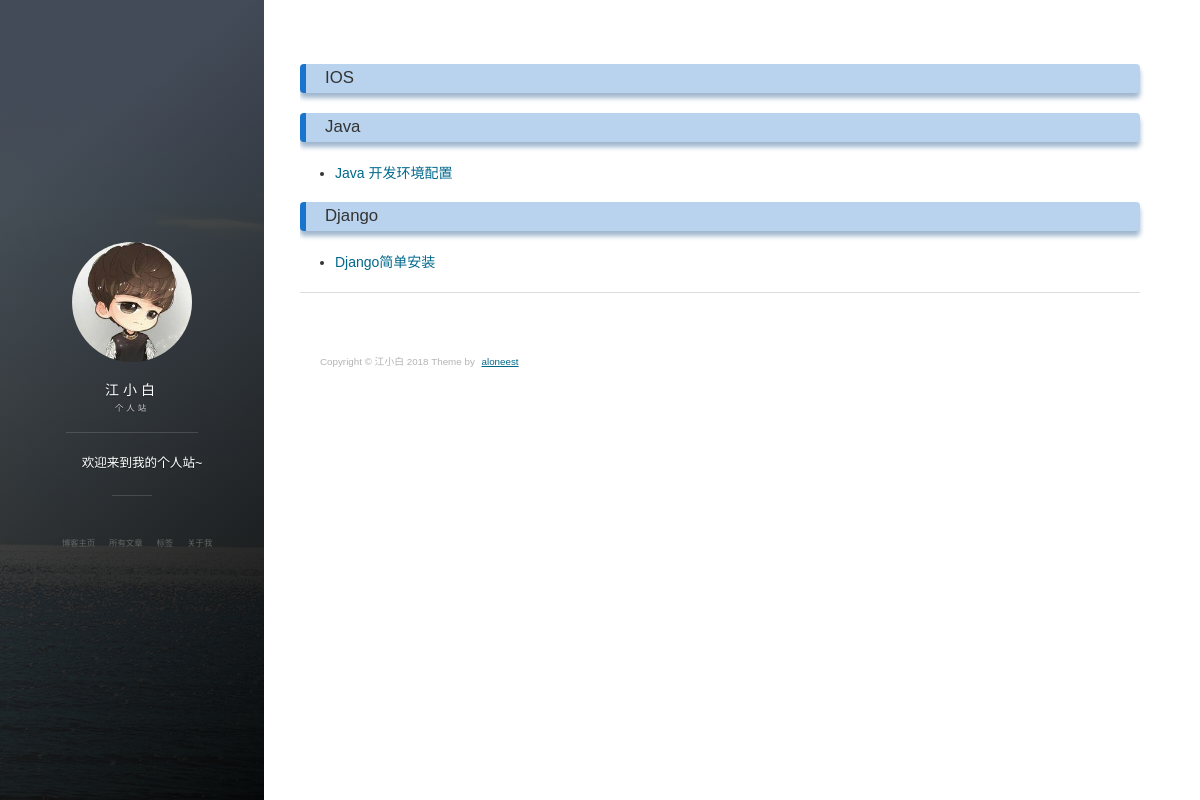
The app's page /tags with its own data.
### blog/models.py (models this page shows, shortened)
class BlogType(models.Model):
    type_name = models.CharField(u'标签', max_length=10)
    def __str__(self):
        return self.type_name

class Blog(models.Model):
    title = models.CharField(u'标题', max_length=30)
    content = UEditorField('文章', imagePath="uploadimg/", toolbars='besttome', filePath='upload/', blank=True)
    author = models.ForeignKey(User, on_delete=models.DO_NOTHING)
    created_time = models.DateTimeField(u'创建时间', auto_now_add=True)
    blog_type = models.ForeignKey(BlogType, on_delete=models.DO_NOTHING)

### blog/views.py (the view)
# urls.py: path('tags', views.tags),
def tags(request):
    context = {}
    context['blogs'] = Blog.objects.all()
    context['blog_list'] = BlogType.objects.all()
    return render(request, 'frontend/tags.html', context)

### templates/frontend/tags.html (shortened to what this page needs)
{% extends 'base.html' %}
{%load staticfiles%}
{% block content %}
<article class="post-container post-container--single" itemscope="" itemtype="http://schema.org/BlogPosting">
    <section class="post">
        <div class="card">
            {% for btype in blog_list %}
            <h3 id="博客-ref">{{ btype.type_name }}</h3>
            <ul>
                {% for blog in blogs %}
                     {%if btype.type_name == blog.blog_type|safe %}
                     <li><a href="{% url 'blog_detail' blog.id %}">{{ blog.title }}</a></li>
                     {% endif %}
                {% endfor %}
            </ul>
            {% endfor %}
        </div>
    </section>
</article>
{% endblock %}

### static/css/main.css (style rules this page uses)
html, body, div, span, applet, object, iframe, h1, h2, h3, h4, h5, h6, p, blockquote, pre, a, abbr, acronym, address, big, cite, code, del, dfn, em, img, ins, kbd, q, s, samp, small, strike, strong, sub, sup, tt, var, b, u, i, center, dl, dt, dd, ol, ul, li, fieldset, form, label, legend, table, caption, tbody, tfoot, thead, tr, th, td, article, aside, canvas, details, embed, figure, figcaption, footer, header, hgroup, menu, nav, output, ruby, section, summary, time, mark, audio, video { margin: 0; padding: 0; border: 0; font-size: 100%; font: inherit; vertical-align: baseline; }
article, aside, details, figcaption, figure, footer, header, hgroup, menu, nav, section { display: block; }
body { line-height: 1; }
ol, ul { list-style: none; }
body { width: 100%; *zoom: 1; }
body:before, body:after { content: ""; display: table; }
body:after { clear: both; }
html, body { height: 100%; }
html { height: 100%; max-height: 100%; }
body { font-family: "ff-tisa-web-pro-1", "ff-tisa-web-pro-2", "Lucida Grande", "Hiragino Sans GB", "Hiragino Sans GB W3", "Microsoft YaHei", "WenQuanYi Micro Hei", sans-serif; font-size: 14px; color: #333; -webkit-font-smoothing: antialiased; }
a { text-decoration: none; color: #00688B; }
h1, h2, h3, h4, h5, h5 { margin-top: 1.0em; margin-bottom: .5em; font-family: "ff-tisa-web-pro-1", "ff-tisa-web-pro-2", "Lucida Grande", "Hiragino Sans GB", "Hiragino Sans GB W3", "Microsoft YaHei", "WenQuanYi Micro Hei", sans-serif; font-weight: lighter; color: #333333; -webkit-font-smoothing: antialiased; }
h3 { font-size: 1.2em; text-indent: 4px; border-radius: 4px; padding: 6px 15px; margin-bottom: 20px; margin-top: 5px; background:#B9D3EE; box-shadow: 0px 5px 5px #9FB6CD; border-left: 6px solid #1874CD; position:relative; }
ol, ul { margin: 0 0 1.3em 2.5em; }
ol li, ul li { margin: 0 0 .2em 0; line-height: 1.6em; }
ul { list-style-type: disc; }
html { font-family: sans-serif; -ms-text-size-adjust: 100%; -webkit-text-size-adjust: 100% }
body { margin: 0 }

### records on screen
BlogType: type_name "IOS"
BlogType: type_name "Java"
Blog: title "Java 开发环境配置"
BlogType: type_name "Django"
Blog: title "Django简单安装"
